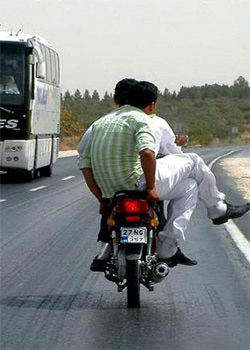
//> input picture MPEG7FexLib_MSVC2010/test/motor.jpg, 250 x 350 px, given in place of 000041.png, which was not available
$ ./RunTracker   (built with g++ and OpenCV 4)
//> lines starting //> are read from the running program, lines starting //| are printed output that depends on the picture; after the words box and inside, x2 and y2 are one past the last pixel; in counts of white or black regions, pixels touching at a corner belong together; pictures that were not available may be replaced by others from this repository, and a replacement may not be noted
### CompressiveTracking/CompressiveTracking/BlobContour.h
#ifndef BLOBCONTOUR_H_INCLUDED
#define BLOBCONTOUR_H_INCLUDED


#include "list"
#include "cv.h"
//#include "cxtypes.h"

//! Type of chain codes
typedef unsigned char t_chainCode;
//! Type of list of chain codes
typedef CvSeq* t_chainCodeList;
//! Type of list of points
typedef CvSeq* t_PointList;


//! Max order of calculated moments
#define MAX_MOMENTS_ORDER		3


//! Blob contour class (in crack code)
class CBlobContour
{
	friend class CBlob;

public:
	//! Constructors
	CBlobContour();
	CBlobContour(CvPoint startPoint, CvMemStorage *storage );
	//! Copy constructor
	CBlobContour( CBlobContour *source );

	~CBlobContour();
	//! Assigment operator
	CBlobContour& operator=( const CBlobContour &source );

	//! Add chain code to contour
	void AddChainCode(t_chainCode code);

	//! Return freeman chain coded contour
	// [9 lines left out: functions GetChainCode, IsEmpty, not called in this run]

	//! Return all contour points
	t_chainCodeList GetContourPoints();

protected:

	// [4 lines left out: function GetStartPoint, not called in this run]

	//! Clears chain code contour
	void ResetChainCode();


	//! Computes area from contour
	double GetArea();
	//! Computes perimeter from contour
	double GetPerimeter();
	//! Get contour moment (p,q up to MAX_CALCULATED_MOMENTS)
	double GetMoment(int p, int q);

	//! Crack code list
	t_chainCodeList m_contour;

private:
	//! Starting point of the contour
	CvPoint m_startPoint;
	//! All points from the contour
	t_PointList m_contourPoints;


	//! Computed area from contour
	double m_area;
	//! Computed perimeter from contour
	double m_perimeter;
	//! Computed moments from contour
	CvMoments m_moments;

	//! Pointer to storage
	CvMemStorage *m_parentStorage;
};

#endif	//!BLOBCONTOUR_H_INCLUDED

### CompressiveTracking/CompressiveTracking/BlobLibraryConfiguration.h
/************************************************************************
  			BlobLibraryConfiguration.h

FUNCIONALITAT: Configuraci?del comportament global de la llibreria
AUTOR: Inspecta S.L.
MODIFICACIONS (Modificaci? Autor, Data):

FUNCTIONALITY: Global configuration of the library
AUTHOR: Inspecta S.L.
MODIFICATIONS (Modification, Author, Date):

**************************************************************************/

//! Indica si es volen fer servir les MatrixCV o no
//! Use/Not use the MatrixCV class
//#define MATRIXCV_ACTIU

//! Uses/not use the blob object factory
//#define BLOB_OBJECT_FACTORY

//! Show/not show blob access errors
//#define _SHOW_ERRORS

### CompressiveTracking/CompressiveTracking/CompressiveTracker.h
/************************************************************************
* File:	CompressiveTracker.h
* Brief: C++ demo for paper: Kaihua Zhang, Lei Zhang, Ming-Hsuan Yang,"Real-Time Compressive Tracking," ECCV 2012.
* Version: 1.0
* Author: Yang Xian
* Email: yang_xian521@163.com
* Date:	2012/08/03
* History:
* Revised by Kaihua Zhang on 14/8/2012, 23/8/2012
* Email: zhkhua@gmail.com
* Homepage: http://www4.comp.polyu.edu.hk/~cskhzhang/
* Project Website: http://www4.comp.polyu.edu.hk/~cslzhang/CT/CT.htm
************************************************************************/
#pragma once
#include <opencv2/core/core.hpp>
#include <opencv2/imgproc/imgproc.hpp>
#include <vector>

using std::vector;
using namespace cv;
//---------------------------------------------------
class CompressiveTracker
{
public:
	CompressiveTracker(void);
	~CompressiveTracker(void);

private:
	int featureMinNumRect;
	int featureMaxNumRect;
	int featureNum;
	vector<vector<Rect>> features;
	vector<vector<float>> featuresWeight;
	int rOuterPositive;
	vector<Rect> samplePositiveBox;
	vector<Rect> sampleNegativeBox;
	int rSearchWindow;
	Mat imageIntegral;
	Mat samplePositiveFeatureValue;
	Mat sampleNegativeFeatureValue;
	vector<float> muPositive;
	vector<float> sigmaPositive;
	vector<float> muNegative;
	vector<float> sigmaNegative;
	float learnRate;
	vector<Rect> detectBox;
	Mat detectFeatureValue;
	RNG rng;

private:
	void HaarFeature(Rect& _objectBox, int _numFeature);
	void sampleRect(Mat& _image, Rect& _objectBox, float _rInner, float _rOuter, int _maxSampleNum, vector<Rect>& _sampleBox);
	void sampleRect(Mat& _image, Rect& _objectBox, float _srw, vector<Rect>& _sampleBox);
	void getFeatureValue(Mat& _imageIntegral, vector<Rect>& _sampleBox, Mat& _sampleFeatureValue);
	void classifierUpdate(Mat& _sampleFeatureValue, vector<float>& _mu, vector<float>& _sigma, float _learnRate);
	void radioClassifier(vector<float>& _muPos, vector<float>& _sigmaPos, vector<float>& _muNeg, vector<float>& _sigmaNeg,
						Mat& _sampleFeatureValue, float& _radioMax, int& _radioMaxIndex);
public:
	void processFrame(Mat& _frame, Rect& _objectBox);
	float predicition(Mat& _frame, Rect& _objectBox);
	void update(Mat& _frame, Rect& _objectBox);
	void init(Mat& _frame, Rect& _objectBox);
};

### CompressiveTracking/CompressiveTracking/RunTracker.cpp
/************************************************************************
* File:	RunTracker.cpp
* Brief: C++ demo for paper: Kaihua Zhang, Lei Zhang, Ming-Hsuan Yang,"Real-Time Compressive Tracking," ECCV 2012.
* Version: 1.0
* Author: Yang Xian
* Email: yang_xian521@163.com
* Date:	2012/08/03
* History:
* Revised by Kaihua Zhang on 14/8/2012, 23/8/2012
* Email: zhkhua@gmail.com
* Homepage: http://www4.comp.polyu.edu.hk/~cskhzhang/
* Project Website: http://www4.comp.polyu.edu.hk/~cslzhang/CT/CT.htm

* Brief : Add kalman filter to ct. i modified the org ct solution files
* Author : Fei Yu
* Email : flyoverthecity@gmail.com
************************************************************************/
#include <opencv2/core/core.hpp>
#include <opencv2/imgproc/imgproc.hpp>
#include <opencv2/highgui/highgui.hpp>
#include <iostream>
#include <fstream>
#include <sstream>
#include <stdio.h>
#include <string.h>
#include <vector>
#include <list>
#include "CompressiveTracker.h"
#include "mixTracker.h"
#include "BlobResult.h"
#include "blob.h"

using namespace cv;
using namespace std;


void readConfig(char* configFileName, char* imgFilePath, Rect &box);
/*  Description: read the tracking information from file "config.txt"
    Arguments:
	-configFileName: config file name
	-ImgFilePath:    Path of the storing image sequences
	-box:            [x y width height] intial tracking position
	History: Created by Kaihua Zhang on 15/8/2012
*/
void readImageSequenceFiles(vector <string> &imgNames, vector <string> &imgNamesMask);
/*  Description: search the image names in the image sequences
    Arguments:
	-ImgFilePath: path of the image sequence
	-imgNames:  vector that stores image name
	History: Created by Kaihua Zhang on 15/8/2012
*/

#define MAX_PATH 100
RNG rng(12345);


class TrackLine
{
public:
	KalmanFilter kf;
	CompressiveTracker ct;
	Rect box;
	float score[5];
	int miss;
public:
	TrackLine(): kf(4, 2, 0), ct(), miss(0) {}
};


int main(int argc, char * argv[])
{
	vector <string> imgNames;
	vector <string> imgNamesMask;
	char strFrame[20];
	readImageSequenceFiles(imgNames, imgNamesMask);

	list<TrackLine> trackLineArr;

	// read org frame and forground for process
	// you can modify it to read video by add a segment alg
	for(unsigned int i = 40; i < imgNames.size() - 1; i++)
	{
		Mat frame = imread(imgNames[i]);
//> frame is the input picture: 350 rows x 250 cols, CV_8UC3; mean B, G, R 134, 134.8, 130.7
		Mat grayImg;
		cvtColor(frame, grayImg, CV_RGB2GRAY);
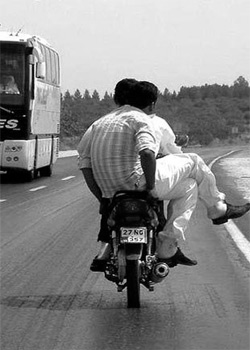
//> grayImg: 350 rows x 250 cols, CV_8UC1; min 0, max 255, mean 134

		Mat maskImage = imread(imgNamesMask[i], 0);
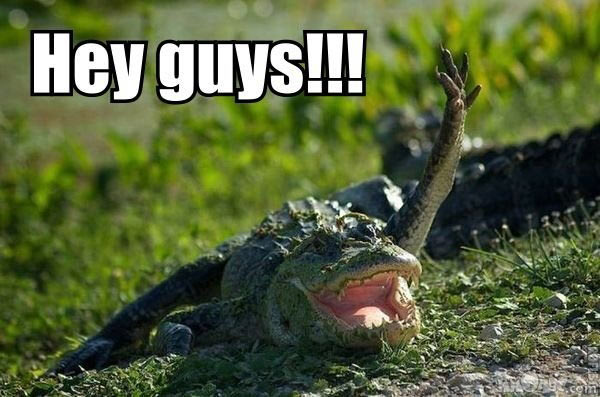
//> input picture MPEG7FexLib_MSVC2010/test/timsah.jpg, 600 x 397 px, given in place of 000041.png, which was not available
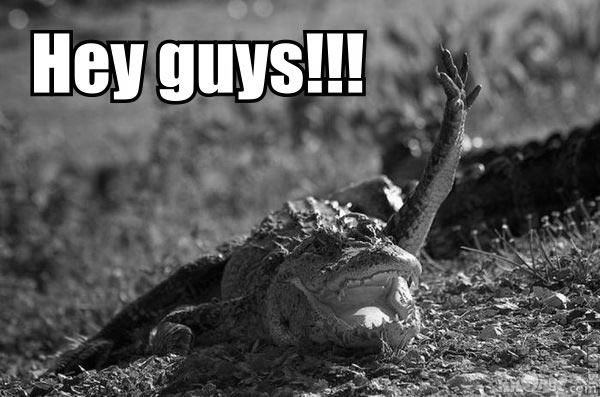
//> maskImage: 397 rows x 600 cols, CV_8UC1; min 0, max 255, mean 89.8

		// get blobs and filter them using its area
		// use 'cvblobslib' to get the object blobs
		threshold( maskImage, maskImage, 81, 255, CV_THRESH_BINARY );
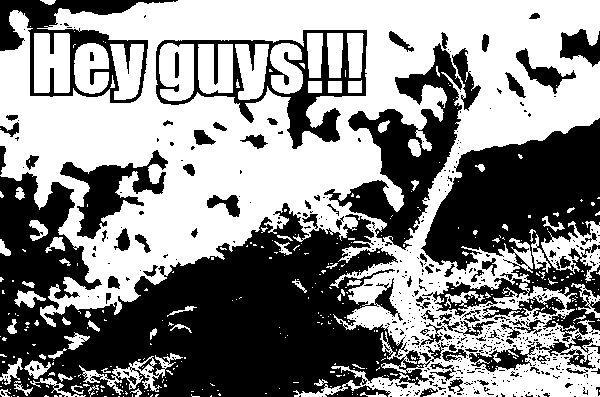
//> maskImage: 397 rows x 600 cols, CV_8UC1; 54.1% white; 580 black regions (493 under 20 px), largest, box (x1, y1, x2, y2) and area: (0, 172, 448, 397) 52612, (421, 118, 600, 342) 20690, (324, 43, 462, 250) 9518
		medianBlur(maskImage, maskImage, 3);
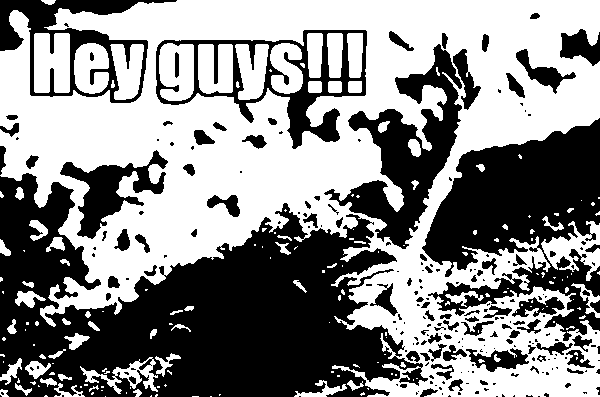
//> maskImage: 397 rows x 600 cols, CV_8UC1; 54.4% white; 230 black regions (141 under 20 px), largest, box (x1, y1, x2, y2) and area: (0, 173, 428, 397) 52603, (422, 118, 600, 341) 20880, (324, 44, 462, 249) 9557

		IplImage ipl_maskImage = maskImage;
//> (the run ends here: the program needs code that is not available in this run, at `CBlobResult blobs = CBlobResult( &ipl_maskImage, NULL, 0 );`)
